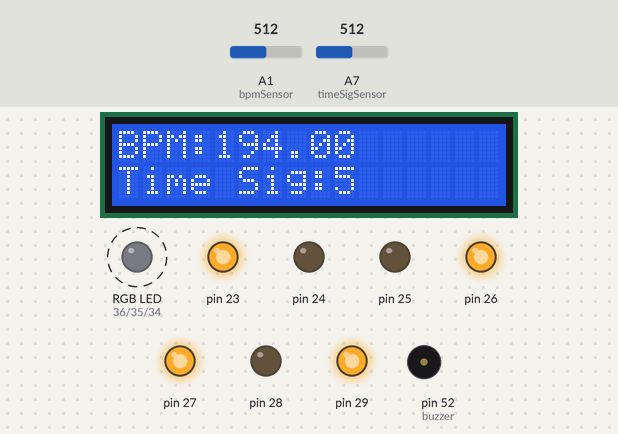
A sketch run on a simulated Arduino Mega 2560, built with avr-gcc and run on an emulated ATmega2560. On the bench: 16×2 character LCD, an RGB LED mixed from three pins (HIGH = lit), output pins drawn as LEDs (lit = HIGH), buzzer (waves = sounding). Dashed ring = blinking. Inputs (shaded band) come from the test bench; at power-on: A1 (bpmSensor) = 512, A7 (timeSigSensor) = 512.

Above: at 1.2 s.
1.3 s: A1 (bpmSensor) set to 122
At 2.3 s:
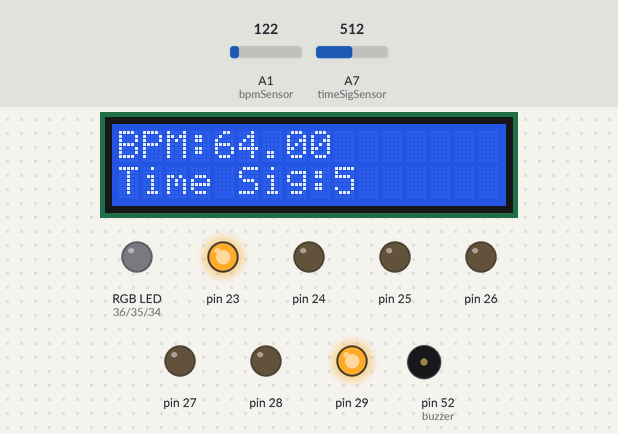
At 3.3 s:
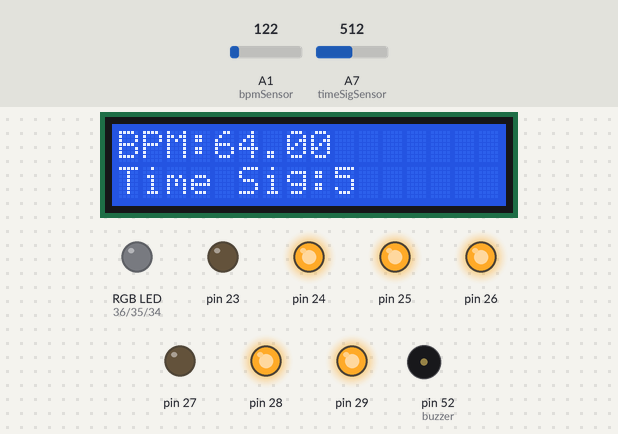
4.0 s: A7 (timeSigSensor) set to 716
At 6.1 s:
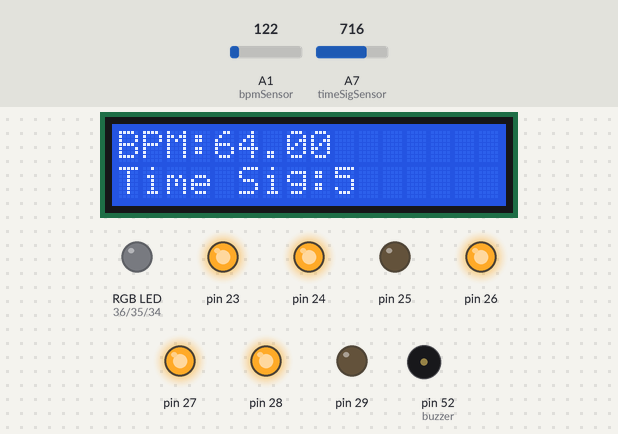
Timing chart, 0 to 12.8 s (numbered marks = the images above; inputs shaded):
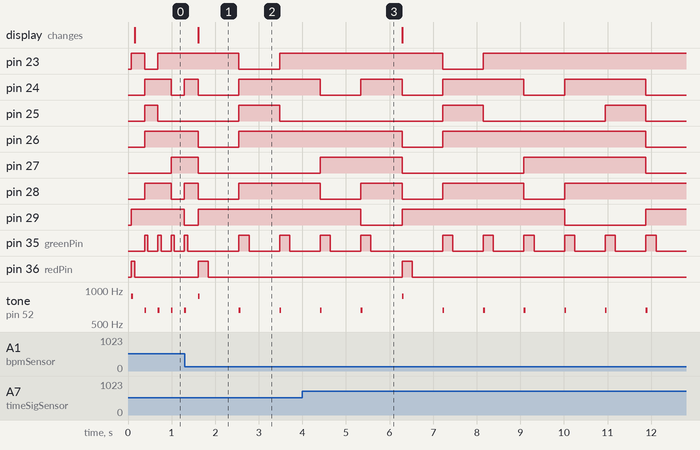

Measured:
- after the input at 1.3 s, pin 27: goes on until 1.6 s, then stays LOW; pin 29: goes on until 1.6 s, then stays HIGH; the display: changes after 0.31 s (image 1)
- after the input at 4.0 s, pin 23: goes on until 8.2 s, then stays HIGH; pin 28: goes on until 10.0 s, then stays HIGH; pin 36 (redPin): goes on until 6.5 s, then stays LOW
- by itself, pin 25: alternates HIGH for 0.93 s and LOW for 2.8 s
- by itself, tone on pin 52 (buzzer): plays 660 Hz for 0.04 s, 660 Hz for 0.04 s, 880 Hz for 0.04 s, 660 Hz for 0.04 s, 660 Hz for 0.04 s, 660 Hz for 0.04 s … (9 notes in this stretch)

The sketch:

arduino-metronome.ino
```cpp
/*
  Final Project: Metronome Arduino

  Github: https://github.com/marcusbalogh/arduino-metronome

  Description: A digital metronome made using an Arduino Mega board with
               pots, a buzzer, a LCD Screen, 1 Digit LED Display, and a RGB LED.

  Author: Marcus Balogh

  Sources Used: SMRAZA code snippets,
                https://github.com/SwitchAndLever/theMIDInator
                - for Pot val calculation,
                https://github.com/primerobotics/Arduino/blob/master/LCD1602/LCD1602.ino
                - for LCD1602
*/

#include <LiquidCrystal.h>// LCD stuff

// PIN ALLOCATION
// Digital Pins
int buzzer = 52; // Buzzer pin

//RGB Light
int redPin = 36;
int greenPin = 35;
int bluePin = 34;

// Analog pins
int bpmSensor = A1, timeSigSensor = A7; // Pots

// initial values
double last_bpm_val = 0;
int last_timeSig_val = 0;

// LED Display array
int numbers[10][10] = {
  {0, 0, 0, 1, 1, 1, 0, 1, 1, 1}, //0
  {0, 0, 0, 1, 0, 0, 0, 0, 0, 1}, //1
  {0, 0, 0, 0, 1, 1, 1, 0, 1, 1}, //2
  {0, 0, 0, 1, 1, 0, 1, 0, 1, 1}, //3
  {0, 0, 0, 1, 0, 0, 1, 1, 0, 1}, //4
  {0, 0, 0, 1, 1, 0, 1, 1, 1, 0}, //5
  {0, 0, 0, 1, 1, 1, 1, 1, 1, 0}, //6
  {0, 0, 0, 1, 0, 0, 0, 0, 1, 1}, //7
  {0, 0, 0, 1, 1, 1, 1, 1, 1, 1}, //8
  {0, 0, 0, 1, 1, 0, 1, 1, 1, 1}, //9
};

// Buzzer frequencies
const int highNote = 880;
const int lowNote = 660;

// initialize the library with the numbers of the interface pins
LiquidCrystal lcd(4, 6, 10, 11, 12, 13);

void setup()
{
  // Buzzers setup
  pinMode(buzzer, OUTPUT);

  // LED Display setup
  for (int i = 23; i <= 29; i++)
  {
    pinMode(i, OUTPUT);
  }

  // RGB Light
  pinMode(redPin, OUTPUT);
  pinMode(greenPin, OUTPUT);
  pinMode(bluePin, OUTPUT);

  // LCD Stuff
  lcd.begin(16, 2);  // set up the LCD's number of columns and rows
}

void loop()
{
  if (Read_bpm() && Read_timeSig()) {
    Metronome(Read_bpm(), Read_timeSig());
  }
}

void Metronome(double bpm, int timeSig) {

  int beats = timeSig;
  int duration = 40;
  int delayAmmount = (60 / bpm) * 1000 - 2 - 2;
  lcd.clear();
  lcd.print("BPM:" + String(bpm));
  lcd.setCursor(0, 1); //Display position
  lcd.print("Time Sig:" + String(beats));
  for (int i = 1; i <= beats; i++) {

    // Print Beat
    print_1D_LED(i);

    if (i == 1) {
      tone(buzzer, highNote, duration);
      RGB(1, round(delayAmmount / 2));
      delay(delayAmmount / 2); // get milliseconds from bpm
    }
    else {
      tone(buzzer, lowNote, duration);
      RGB(2, round(delayAmmount / 2));
      delay(delayAmmount / 2); // get milliseconds from bpm
    }
  }
}

int Read_timeSig() {
  // 0 - 1023 - pot tange
  int pot_val = 0;
  int timeSig_val = analogRead(timeSigSensor);

  // CALCULATE DIFFERENCE BETWEEN NEW VALUE AND LAST RECORDED VALUE //
  int timeSig_val_diff = timeSig_val - last_timeSig_val;

  if (abs(timeSig_val_diff) > 2) {
    last_timeSig_val = timeSig_val;
    pot_val = timeSig_val;
  }
  else {
    pot_val = last_timeSig_val;
  }

  // 114 point increment
  int return_val = round(pot_val / 114);

  delay(2);

  Serial.println("TS " + int(round(return_val + 1)));
  return round(return_val + 1); // Min time sig is 1
}

double Read_bpm() {
  // 0 - 1023 - pot tange
  int pot_val = 0;
  int  bpm_val = analogRead(bpmSensor);

  // CALCULATE DIFFERENCE BETWEEN NEW VALUE AND LAST RECORDED VALUE //
  int bpm_val_diff = bpm_val - last_bpm_val;

  if (abs(bpm_val_diff) > 2) {
    last_bpm_val = bpm_val;
    pot_val = bpm_val;
  }
  else {
    pot_val = last_bpm_val;
  }

  // 3 point increment
  double return_val = (pot_val / 3);

  delay(2);
  //  Serial.println(int(return_val + 24));
  return return_val + 24; // lowest bpm is 24
}

void print_1D_LED(int v)
{
  for (int i = 23; i <= 29; i++)
  {
    int x = i - 20;
    digitalWrite(i, numbers[v][x]);
  }
}

void setColor(int red, int green, int blue)
{
#ifdef COMMON_ANODE
  red = 255 - red;
  green = 255 - green;
  blue = 255 - blue;
#endif
  analogWrite(redPin, red);
  analogWrite(greenPin, green);
  analogWrite(bluePin, blue);
}

void RGB(int color, int duration) {
  switch (color) {
    case 1:
      setColor(255, 0, 0);  // red
      delay(duration / 2);
      setColor(0, 0, 0); // off
      delay(duration / 2);
      break;
    case 2:
      setColor(0, 255, 0);  // green
      delay(duration / 2);
      setColor(0, 0, 0); // off
      delay(duration / 2);
      break;
  }
}
```
